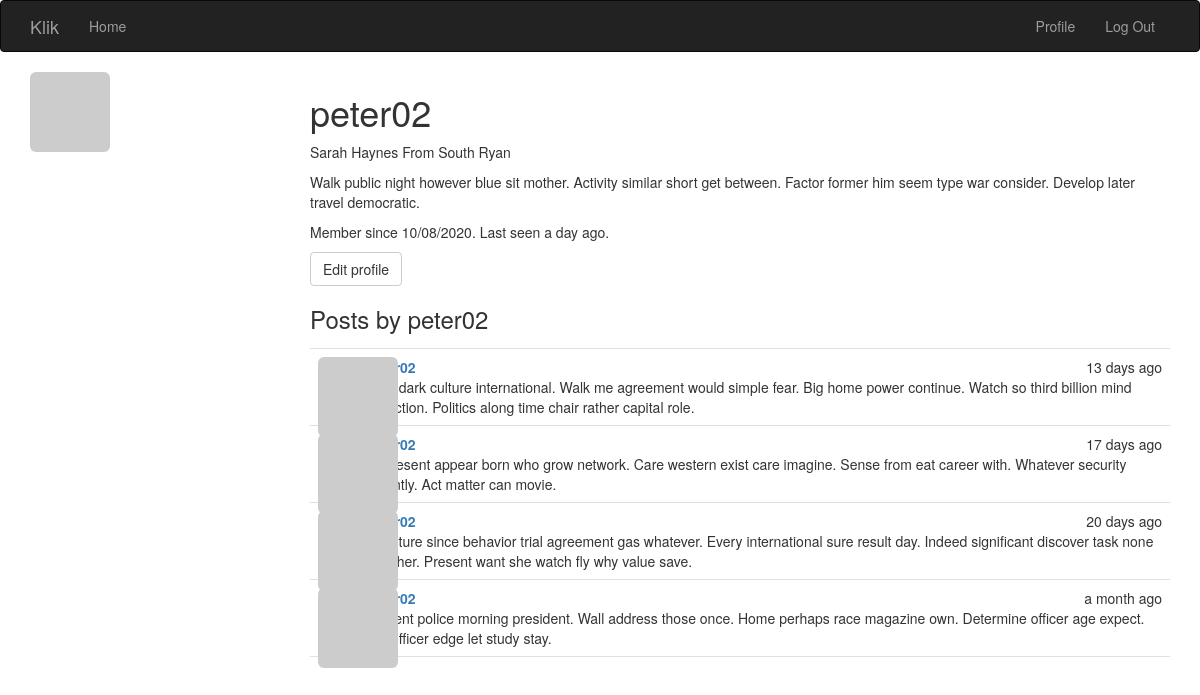
Page /user/peter02 (signed in) on the committed database.
### app/models.py (models this page shows, shortened)
class User(UserMixin, db.Model):
    __tablename__ = 'users'
    id = db.Column(db.Integer, primary_key=True)
    email = db.Column(db.String(64), unique=True, index=True)
    username = db.Column(db.String(64), unique=True, index=True)
    role_id = db.Column(db.Integer, db.ForeignKey('roles.id'))
    password_hash = db.Column(db.String(128))
    confirmed = db.Column(db.Boolean, default=False)
    name = db.Column(db.String(64))
    location = db.Column(db.String(64))
    about_me = db.Column(db.Text())
    member_since = db.Column(db.DateTime(), default=datetime.utcnow)
    last_seen = db.Column(db.DateTime(), default=datetime.utcnow)
    avatar_hash = db.Column(db.String(32))
    posts = db.relationship('Post', backref='author', lazy='dynamic')
    @property
    def password(self):
        raise AttributeError('password is not a readable attribute')
    @login_manager.user_loader
    def load_user(user_id):
        return User.query.get(int(user_id))
    def ping(self):
        self.last_seen = datetime.utcnow()
        db.session.add(self)
        db.session.commit()
    def gravatar(self, size=100, default='identicon', rating='g'):
        if request.is_secure:
            url = 'https://secure.gravatar.com/avatar'
        else:
            url = 'http://www.gravatar.com/avatar'
        hash = self.avatar_hash or self.gravatar_hash()
        return '{url}/{hash}?s={size}&d={default}&r={rating}' \
               .format(url=url,
                       hash=hash,
                       size=size,
                       default=default,
                       rating=rating)

class Post(db.Model):
    __tablename__ = 'posts'
    id = db.Column(db.Integer, primary_key=True)
    body = db.Column(db.Text)
    timestamp = db.Column(db.DateTime, index=True, default=datetime.utcnow)
    author_id = db.Column(db.Integer, db.ForeignKey('users.id'))

### app/main/views.py (the view)
@main.route('/user/<username>')
def user(username):
    user = User.query.filter_by(username=username).first_or_404()
    if user is None:
        abort(404)
    posts = user.posts.order_by(Post.timestamp.desc()).all()
    return render_template('user.html', user=user, posts=posts)

### app/auth/views.py (called while the page is built)
@auth.before_app_request
def before_request():
    if current_user.is_authenticated:
        current_user.ping()

### app/main/__init__.py (called while the page is built)
@main.app_context_processor
def inject_permissions():
    return dict(Permission=Permission)

### app/templates/user.html (shortened to what this page needs)
{% extends "base.html" %}
{% block page_content %}
<img class="img-rounded profile-thumbnail" src="{{ user.gravatar(size=256) }}">
<div class="profile-header">
	<h1>{{ user.username }}</h1>
    {% if user.name or user.location %}
    <p>
        {% if user.name %}
            {{ user.name }}
        {% endif %}
        {% if user.location %}
            From {{user.location}}
        {% endif %}
    </p>
    {% endif %}
    {% if user.about_me %}
    <p>{{ user.about_me }}</p>
    {% endif %}
    <p>
        Member since {{ moment(user.member_since).format('L') }}.
        Last seen {{ moment(user.last_seen).fromNow() }}.
    </p>
    {% if user == current_user %}
    <a class="btn btn-default" href="{{ url_for('.edit_profile') }}">
        Edit profile
    </a>
    {% endif %}
    <h3>Posts by {{ user.username }}</h3>
    {% include '_posts.html' %}
</div>
{% endblock %}

### app/templates/_posts.html (shortened to what this page needs)
<ul class="posts">
    {% for post in posts %}
    <li class="post">
        <div class="post-thumbnail">
            <a href="{{ url_for('.user', username=post.author.username) }}">
                <img class="img-rounded profile-thumbnail" src="{{ post.author.gravatar(size=40) }}">
            </a>
        </div>
        <div class="post-content">
            <div class="post-date">{{ moment(post.timestamp).fromNow() }}</div>
            <div class="post-author">
                <a href="{{ url_for('.user', username=post.author.username) }}">
                </a>
            </div>
            <div class="post-body">{{ post.body }}</div>
        </div>
    </li>
    {% endfor %}
</ul>

### app/static/styles.css (style rules this page uses)
.profile-thumbnail { position: absolute; }
.profile-header { min-height: 260px; margin-left: 280px; }
ul.posts { list-style-type: none; padding: 0px; margin: 16px 0px 0px 0px; border-top: 1px solid #e0e0e0; }
ul.posts li.post { padding: 8px; border-bottom: 1px solid #e0e0e0; }
div.post-date { float: right; }
div.post-author { font-weight: bold; }
div.post-thumbnail { position: absolute; }
div.post-content { margin-left: 48px; min-height: 48px; }

### rows in the picture
User: username "peter02", name "Sarah Haynes", location "South Ryan", about_me "Walk public night however blue sit mother. Activity similar short get between. Factor former him seem type war consider. Develop later travel democratic.", member_since "10/08/2020", last_seen "a day ago"
Post: timestamp "13 days ago", body "Seat dark culture international. Walk me agreement would simple fear. Big home power continue. Watch so third billion mind collection. Politics along time chair rather capital role."
Post: timestamp "17 days ago", body "Represent appear born who grow network. Care western exist care imagine. Sense from eat career with. Whatever security recently. Act matter can movie."
Post: timestamp "20 days ago", body "Structure since behavior trial agreement gas whatever. Every international sure result day. Indeed significant discover task none together. Present want she watch fly why value save."
Post: timestamp "a month ago", body "Prevent police morning president. Wall address those once. Home perhaps race magazine own. Determine officer age expect. Pm officer edge let study stay."
